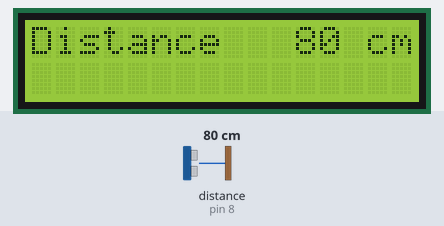
A sketch run on a simulated Arduino Uno, built with avr-gcc and run on an emulated ATmega328P. Parts: 16×2 character LCD. Wiring (inferred from the names in the program): ultrasonic range finder: trigger pin 9; echo pin 8. The inputs (shaded band) are chosen by the test bench; at power-on: distance to the obstacle (sensor on pin 8) 80 cm. The echo pulse lasts 58.3 µs per cm.

Above: at 1.2 s.
1.3 s: distance to the obstacle (sensor on pin 8) set to 2 cm
At 2.07 s:
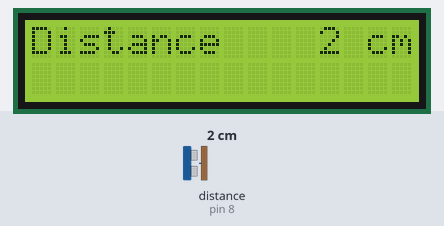
2.9 s: distance to the obstacle (sensor on pin 8) set to 60 cm
At 3.4 s:
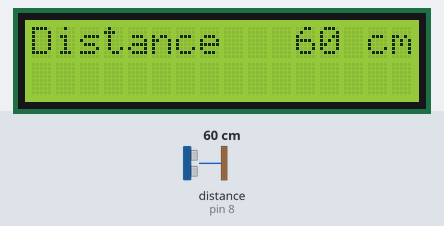
4.4 s: distance to the obstacle (sensor on pin 8) set to 4 cm
At 5.14 s:
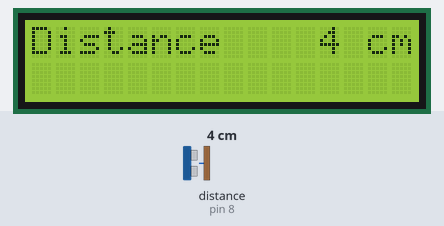
Timing chart, 0 to 7.4 s (numbered marks = the images above; inputs shaded):
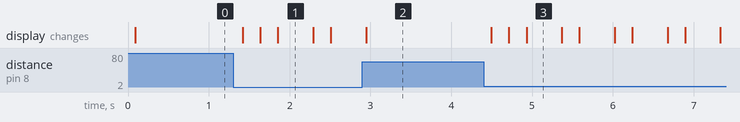

The sketch:

lcd_code.ino
```cpp
#include <Ultrasonic.h>         //HC-SR04 초음파센서 라이브러리를 사용합니다.
Ultrasonic sensor(9, 8, 30000); // (Trig핀, Echo핀, 최대거리 단위는 us) 즉 30000us = 약 5미터

#include <LiquidCrystal_I2C.h>
LiquidCrystal_I2C lcd(0x27, 16, 2);

void setup()
{
  lcd.begin();
  lcd.backlight();

  pinMode(9, OUTPUT); // 센서 Trig 핀
  pinMode(8, INPUT);  // 센서 Echo 핀
}

void loop()
{
  digitalWrite(9, HIGH);  // 센서에 Trig 신호 입력
  delayMicroseconds(10);        // 10us 정도 유지
  digitalWrite(9, LOW);   // Trig 신호 off

  long duration = pulseIn(8, HIGH);    // Echo pin: HIGH->Low 간격을 측정
  long distance = duration / 29 / 2;         // 거리(cm)로 변환

  char buf[20];
  snprintf(buf, sizeof(buf), "Distance %4d cm", distance);
  lcd.setCursor(0, 0);
  lcd.println(buf);

  delay(200);
}
```

Measured:
- after the input at 1.3 s, the display: changes after 0.12 s (image 1)
- after the input at 2.9 s, the display: changes after 0.05 s (image 2)
- after the input at 4.4 s, the display: changes after 0.09 s (image 3)
- what the display in image 1 shows lasts 0.4 s, from 1.9 s to 2.3 s
